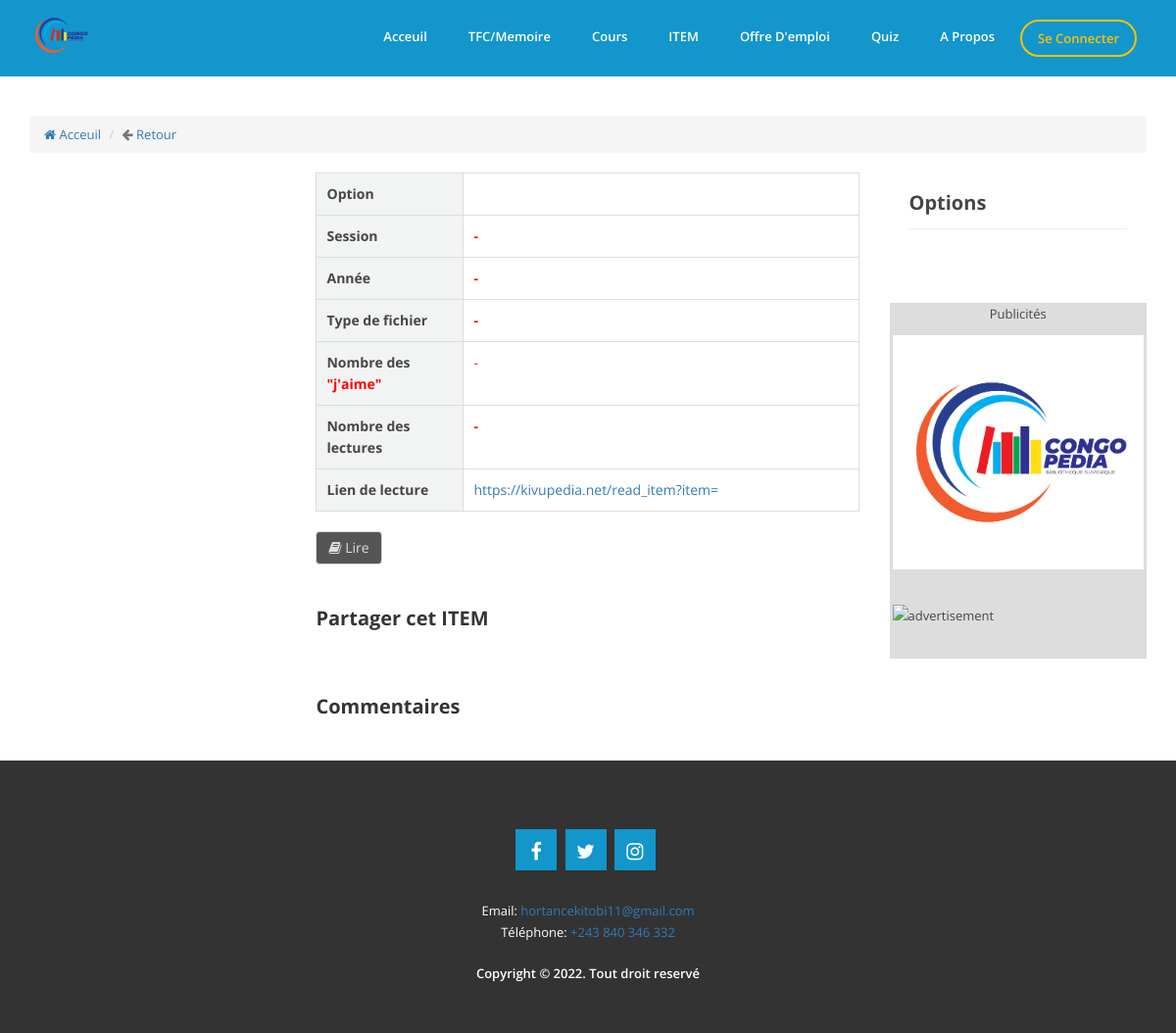
The app's page /detail_item.php, older data.
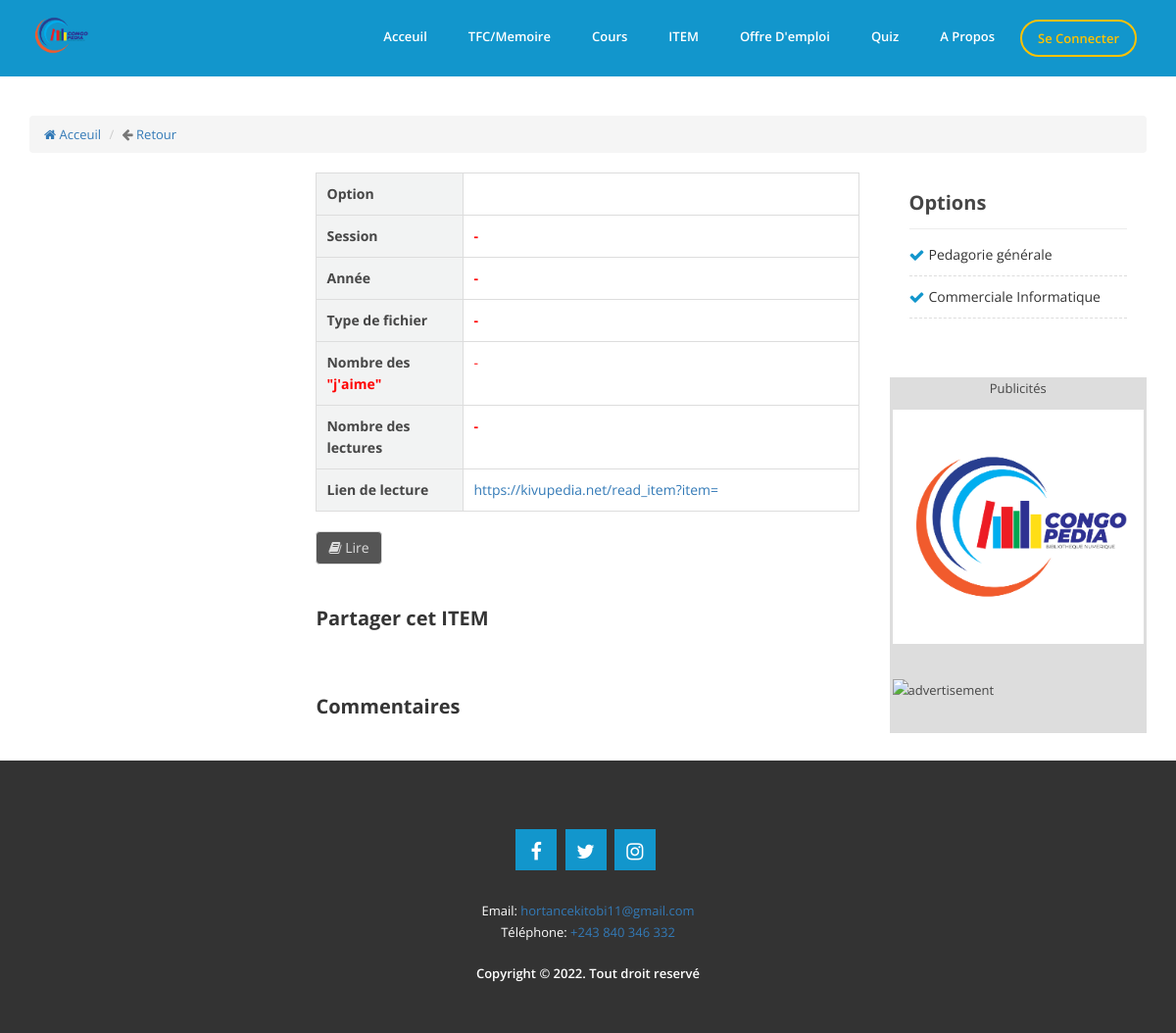
The same page, newer data.
### tables this page shows
CREATE TABLE `t_option` (
  `CodeOption` int(11) NOT NULL,
  `Designation` varchar(250) NOT NULL,
  `option_slug` text NOT NULL,
  `Created_on` timestamp NOT NULL DEFAULT current_timestamp() ON UPDATE current_timestamp()
);

### detail_item.php (called while the page is built, shortened)
<?php
include("includes/sessionclient.php");
include("includes/head.php");
include("includes/header.php");
include("container/detail_item.php");
include("includes/footer.php");
?>

### class/app.php (called while the page is built, shortened)
<?php
class App
{
    private $db_name, $db_user, $db_pass, $db_host, $pdo;
    public function __construct( $db_name = "congopedia", $db_user = "root", $db_pass = "", $db_host = 'localhost' )
    {
        $this->db_name = $db_name;
        $this->db_user = $db_user;
        $this->db_pass = $db_pass;
        $this->db_host = $db_host;
    }
    public function getPDO()
    {
        try {
            if ( $this->pdo === null ) {
                $pdo_ = new PDO( 'mysql:host=' . $this->db_host . '; port=3306; dbname=' . $this->db_name . ';charset=utf8', $this->db_user, $this->db_pass );
                $pdo_->setAttribute( PDO::ATTR_ERRMODE, PDO::ERRMODE_WARNING );
                $this->pdo = $pdo_;
            }
        } catch ( PDOException $ex ) {
            die( $ex->getMessage() );
        }
        return $this->pdo;
    }
    public function fetchPrepared( $statement )
    {
        $req = $this->getPDO()->prepare( $statement );
        $req->execute();
        return $req->fetchAll();
    }
}
$app=new App('congopedia');
?>

### container/detail_item.php (the view, shortened to what the changed rows need)
<div class="single-channel">
    <div class="container">
        <div class="row">
            <div class="col-md-9 col-sm-12 col-xs-12">
                <div class="row">
                    <div class="col-md-8">
                        <div class="channel-text">
                            <div class="channel-text">
                                <h2>Partager cet ITEM</h2>
                                <h2>Commentaires</h2>
                            </div>
                        </div>
                    </div>
                </div>
            </div>
            <div class="col-md-3 col-sm-12 col-xs-12">
                <div class="channel-categories">
                    <h2>Options</h2>
                    <ul>
                        <?php
                        $sql3 = "SELECT * FROM t_option";
                        $req = $app->fetchPrepared($sql3);
                        foreach ($req as $row){
                            ?>
                            <li><a href="item-by-option?slug=<?php echo $row['option_slug'] ?>"><?php echo $row['Designation'] ?></a></li>
                            <?php
                        }
                        ?>
                    </ul>
                </div>
            </div>
        </div>
    </div>
</div>

Row changes from the older to the newer data that the page shows:
added t_option: Designation "Pedagorie générale"
added t_option: Designation "Commerciale Informatique"
